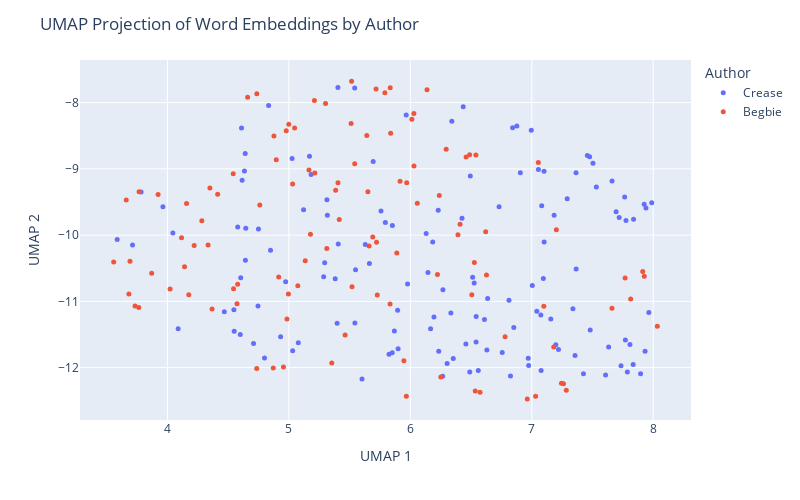

Notebook code cell kept with this figure:
### Code cell
# plot using plotly to further explore
import plotly.express as px
import textwrap

def wrap_text(text, width=60):
    return '<br>'.join(textwrap.wrap(text, width=width))

umap_df = pd.DataFrame(proj, columns=['UMAP 1', 'UMAP 2'])
umap_df['Author'] = labels
umap_df['Text'] = [snip for auth in judge_snippets for snip in judge_snippets[auth]]
umap_df['Text'] = umap_df['Text'].apply(lambda t: wrap_text(t, width=50))

fig = px.scatter(umap_df, x='UMAP 1', y='UMAP 2', 
                 color='Author', hover_data=['Text'], 
                 width=800, height=500 )
fig.update_traces(marker=dict(size=5))
fig.update_layout(title='UMAP Projection of Word Embeddings by Author')
fig.show()

### Figure 1 — Plotly figure (JSON) as saved in the notebook; plotly's stock layout.template omitted (floating-point values rounded to 4 significant figures; data arrays with more than 128 entries replaced by an {"elided": "..."} marker saying what was removed)
{"data": [{"customdata": {"elided": "137x1 str values"}, "hovertemplate": "Author=Crease<br>UMAP 1=%{x}<br>UMAP 2=%{y}<br>Text=%{customdata[0]}<extra></extra>", "legendgroup": "Crease", "marker": {"color": "#636efa", "size": 5, "symbol": "circle"}, "mode": "markers", "name": "Crease", "orientation": "v", "showlegend": true, "type": "scatter", "x": {"elided": "137 float values"}, "xaxis": "x", "y": {"elided": "137 float values"}, "yaxis": "y"}, {"customdata": [["(5) If it appears that a tax is not bona fide<br>within the purpose provided for, but is imposed<br>with the real purpose of discriminating against a<br>class, it is not within the justification of the<br>enabling statute, and, on the facts, the tax in<br>question was intended not for the purpose of<br>raising a revenue, but as a restriction on the<br>Chinese."], ["Indeed if no restriction whatever be placed on the<br>word \" other\" in that section; if the Provincial<br>Legislature can insist upon imposing licenses upon<br>everything and upon every act of life, and tax<br>each licensee at any moment they please, there<br>would be a very simple way of excluding every<br>Chinaman from the Province, by imposing a<br>universal tax, not limited to any nationality, of<br>one or two thousand dollars per annum for a<br>license to Judgment."], ["No Chinaman will shave the back of his head; no<br>true moujik will shave his chin."], ["I rather think that the auctioneers would<br>repudiate this alleged similarity of their<br>occupation to that of a Chinese washerman."], ["assing Chinamen, supposed to be the only persons<br>carrying on this industry."], ["If the object of the Provincial Statute be as<br>alleged, viz., Feb. 3.  to subject Chinamen to<br>exceptional disadvantages it is clearly<br>unconstitutional."], ["G. to the report of the recent Chinese Conmission,<br>p. 379, and by Mr. Justice CREASE in Wing Chong's<br>case, 1 B.C.R."], ["Justices FIELD, HOFFMAN, SAWYER and DEADY and<br>other Judges whom they cite, all confirm this,<br>that a State, or Provincial law imposing special<br>disabilities or unequal burdens on Chinamen is<br>unconstitutional and void."], ["Statutes were by their title and preamble<br>expressly aimed at Chinamen by name; that this<br>distinction also renders inapplicable all the<br>United States' cases cited; that this enactment is<br>quite general extending to all laundries without<br>exception and we must not look beyond the words of<br>the enactment to enquire what its object was; that<br>there is in fact one laundry in Victoria not<br>conducted by Chinamen on which the tax will fall<br>with equal force so that it is impossible to say<br>that Chinamen are hereby exclusively selected for<br>taxation; the circumstance that they are chiefly<br>affected being a mere coincidence; that the bylaw<br>only imposes $100.00 per annum, keeping far within<br>the limit of $150.00 permitted by the Statute;<br>that the tax clearly is calculated to procuring<br>additional Municipal revenue and that no other<br>object is hinted at."], ["I, for my part, cannot arrive at any other<br>conclusion than that it is specially directed<br>against Chinamen because they are Chinamen and for<br>no other Judgment."], ["The appellants' contention that the clause is<br>merely intended to hamper or expel Chinamen is<br>much strengthened by considering the amount of the<br>tax sanctioned, which is $150.00 per annum,<br>whereas the limit sanctioned by the Legislature in<br>the case of any retail shop, however extensive or<br>lucrative its business, is only $10.00 per annum."], ["The test is whether on the whole statute the<br>Legislature can fairly be held to have said : \"Let<br>us impose a tax in order to raise a revenue,<br>though perhaps it may fall on Chinamen,\" or \" let<br>us impose this tax in order to fall on Chinamen,<br>though perhaps it will raise no revenue.\""], ["When we find (1st) no other description of labour<br>taxed at all ; (2nd) this description of labour<br>practically quite abandoned to Chinamen alone ;<br>(3rd) this description of labour taxed at fifteen<br>times the rate permitted to be levied on any<br>retail shop ; (4th) that a preliminary Provincial<br>Act has declared Chinamen incapable of the<br>franchise which they formerly exercised."], ["I cannot doubt but that the tax is directed<br>against Chinamen, as such."], ["It is not competent to the Provincial Legislature,<br>or to a municipality, to deprive, generally,<br>particular nationalities or individuals of the<br>capacity to take out municipal trade licenses ; e.<br>g., a Chinaman has a right to apply for a<br>pawnbroker's license."], ["Application for a mandamus to the Corporation of<br>the City of Victoria to compel the renewal to the<br>prosecutors (Chinamen) of a pawnbroker's license."], ["It is alleged by the prosecution, and not denied,<br>that the Council have in fact ordered the<br>Collector to issue no pawnbroking license to any<br>Chinaman."], ["In the French colony of Cayenne, the Town Council<br>recently handicapped the superior capacities of<br>the Chinaman by imposing on merchants of that<br>empire an extra tax of $300 per annum, deeming it<br>also expedient to handicap English and German<br>traders by a surtax of $200 on them."], ["Chinamen in British Columbia appear to follow any<br>description of industry which may appear useful,<br>i.e., in which they can obtain employment or earn<br>their livelihood."], ["The menial businesses of washing and of splitting<br>and Chinese washer sawing stovewood are almost<br>entirely engrossed by Chinamen."], ["Every Chinaman in British Columbia has the air of<br>having worked, and of being ready to work, with<br>his hands, except a few who practice as medical<br>men and the leading commercial men."], ["Chinamen do not much trouble the hospitals."], ["I never heard of Chinamen becoming a burden on the<br>private charity of the whites."], ["I have an indistinct remembrance of having been<br>once asked to contribute to the cost of removing a<br>disabled Chinaman; I am not sure."], ["Industry, economy, sobriety, and law-abidingness<br>are exactly the four prominent qualities of<br>Chinamen as asserted both by their advocates and<br>their adversaries."], ["Lazy, drunken, extravagant, and turbulent: this<br>is, by the voices of their friends and foes,<br>exactly what a Chinaman is not."], ["If Chinamen would only be less industrious and<br>economical, if they would but occasionally get<br>drunk, they would no longer be the formidable<br>competitors with the white man which they prove to<br>be in the labor market; there would be no longer a<br>cry for their suppression."], ["But these qualities meet with no competition here;<br>and the Chinaman sees no person to take his place<br>were he to abdicate it."], ["I have heard an individual Chinaman stigmatized as<br>\"lazy ;\" but the fact was he conceived himself<br>insulted, and was sulking."], ["I cannot recall to memory that I ever saw or heard<br>of a Chinaman being drunk."], ["There is scarcely an epithet so removed from the<br>notion of a Chinaman as \"turbulent,\" though of<br>course they may be provoked to resist violence."], ["employment as domestics, their large brotherhoods,<br>necessarily impenetrably secret to the whites, and<br>the unguarded condition of our houses, the<br>pilfering by Chinamen servants is really quite<br>inconsiderable."], ["I believe that two of the white servants I have<br>had have pilfered more from me  than any twenty<br>Chinamen in Victoria ever stole from their<br>employers..  5."], ["I do not think that the feeling of the whites<br>against Chinamen has much changed; but I do not<br>recollect anything that can be called \"agitation \"<br>against them until Confederation."], ["This dislike, which otherwise might lie dormant or<br>inert, is certainly mutual; it is manifested in<br>China, we are- told, more extensively and<br>stringently than here, and without any impulse<br>there from direct competition for bread."], ["Europeans at Canton or Shanghai are not safe<br>beyond their allotted cantonments, any more than a<br>Chinaman would have been on Williams Creek twenty<br>years ago."], ["The Chinaman is in every respect the reverse of an<br>European, except that he is a man."], ["Accordingly, before the close of the First<br>Parliament after Confederation, Chinamen were<br>deprived of the right of franchise, which they had<br>previously enjoyed."], ["This was on the ostensible ground that all<br>Chinamen were actuated merely by direct money<br>considerations."], ["The same distinguished writer whom I have already<br>quoted on the Judenhetze, observes, in speaking of<br>the rival programmes in the existing presidential<br>campaign in the United States: \"The Irish vote or<br>the republican working man cannot be wooed<br>successfully without attacks on the bloated<br>capitalist, on English tyranny or treachery, or on<br>the unfortunate immigrants from China.” Mutato<br>nomine."], ["There are several matters alleged against<br>Chinamen: One is the extraordinarily small space<br>into which a cluster of them will retire for rest."], ["But I have seen in a good-sized house, where there<br>was plenty of cubic space, and where each person<br>might have had a separate bunk, five or six<br>Chinamen, not lodgers but owners, sleeping in a<br>heap as above described."], ["It is common to attribute to Chinamen generally,<br>that they are infested with disgusting diseases --<br>e. g., leprosy."], ["When an orator talks of Chinese lepers, it is<br>exactly the same unmeaning abuse as when a Canton<br>periodical holds out to popular indignation the<br>foreign \"red devils.\""], ["There is no leprosy or diabolism in the case;<br>though of course a Chinaman, like any other man,<br>may be a leper."], ["The orator merely wishes to impress his audience<br>with the belief that 'he strongly objects to<br>Chinamen."], ["A Chinaman was once pointed out to me who was<br>alleged to be a leper."], ["That was the only case of skin disease I remember<br>to have noticed or heard of among Chinamen."], ["These certainly were not contracted from Chinamen."], ["The Chinese, and I believe other Asiatic nations,<br>use opium extensively."], ["The enormous consumption which this implies does<br>not appear to prevent Chinamen from being the most<br>prolific race, the most indefatigable laborers,<br>and the keenest traders in the world."], ["If any Chinamen here abuse the drug by over-<br>indulgence, they must hide themselves, or at all<br>events they have entirely escaped my observation."], ["If their example persuades any white people to<br>similar over-indulgence, of which I am equally<br>ignorant, these must be a very degraded class-<br>weaker and more degraded than the Chinaman whose<br>expulsion is demanded."], ["Opium, as generally used here, is probably as<br>harmless as tobacco, which is also extensively<br>used in British Columbia by Chinamen."], ["All the evils arising from opium in British<br>Columbia in a year do not, probably, equal the<br>damage, trouble and expense occasioned to<br>individuals and to the state by whiskey in a<br>single month, or perhaps in some single night, As<br>already observed, I do not remember ever to have<br>seen a drunken Chinaman; and the argument against<br>Chinamen founded on opium appears to be analogous<br>to the comparison of the mote and the beam."], ["It is alleged that not only the aggregation of<br>Chinamen in their dwellings is a source of danger<br>to the public health, but that their habits are<br>filthy."], ["There are of course dirty Chinamen."], ["Any family in British Columbia will, at once,<br>without any enquiry as to his cleanliness, admit<br>the first Chinaman who offers as a cook-where a<br>cook is wanted; and really it may be said that no<br>washing is given out to people of any other<br>nation."], ["Whether the presence of Chinamen is any longer<br>desirable in British Colombia, is to a certain<br>extent a matter of opinion."], ["That Chinamen are very large till within a year,<br>mainly, employed in all the laborious parts of our<br>coal mines ; 2nd."], ["I do not see how people would get on here at all<br>without Chinamen."], ["If Chinamen were expelled, employers of labor<br>would probably have to leave the province; and<br>when they were gone, where would the employed be?"], ["There are supposed to be in California more than<br>120,000 Chinamen."], ["It is probable that in that state, as in British<br>Columbia, a good deal more than half the manual<br>labor is performed by Chinamen."], ["Within a radius of two miles there are at this<br>time no less than 500 Chinamen engaged in<br>gathering the hop crop."], ["For a field of twenty-five or thirty acres about<br>100 Chinamen are employed."], ["The Chinamen work by contract, and they rush from<br>morning till night, seeming never to tire."], ["As soon as a box is filled a loud yell informs the<br>foreman, who brings a sack, into which the box is<br>emptied, and the Chinamen are given a check."], ["Two Chinamen can pick from two to three boxes in a<br>day, and as they receive $1.50 per box it will be<br>seen that they are earning white men's wages."], ["Last year they only received $1.25, but help at<br>this time is scarce and the China bosses had only<br>to demand the raise and get it."], ["Now the only paying industries here are the<br>canneries and shoe factories, in both of which the<br>labor is almost exclusively Chinese."], ["Owing to a very great superiority in the mineral,<br>the coal mines have paid largely, notwithstanding<br>the rates of white miners wages, unequalled<br>elsewhere; but the coal mines have hitherto<br>largely employed Chinamen also."], ["After all that I have said about Chinamen, I can<br>lay no more claim to consistency than anybody else<br>in British Columbia."], ["I have always asserted their good qualities; but I<br>have never in twenty-six years had a Chinaman in<br>my house, an expensive whim that nobody else has<br>indulged in."], ["Still, I have had my opportunities of seeing and<br>hearing, for in all that time, I do not think I<br>ever knew a family that did not employ at least<br>one Chinaman."], ["The combination which it is intended to suggest<br>would be, I suppose, that the legislature should<br>forbid such arrivals of Chinamen, and that the<br>white population should \" boycott \" those<br>remaining here; or else that the legislature<br>should decree their expulsion."], ["The normal rates of wages are five shillings for<br>Chinamen, and in Victoria eight shillings for<br>white men."], ["I cannot believe that it has; on the contrary, as<br>the presence of Chinamen has enabled some small<br>capital to be accumulated, they must have<br>augmented the wages fund in the province: i. e.,<br>the loose capital seeking to increase itself by<br>the employment of reproductive labor."], ["I do not believe that any single European in the<br>province would employ a Chinaman about any<br>undertaking if he could procure an European,<br>irrespective of wages, unless, of course, the<br>European demanded wages which precluded all profit<br>on the undertaking."], ["Chinamen are employed not so much because their<br>normal money tariff is lower than the whites and<br>yet not much lower; many Chinamen get $30, and<br>some even $35 and $40, per month-as because they<br>are, as a rule, more sober, steady, docile and<br>industrious."], ["With very few exceptions, indeed, I never met a<br>Chinaman whom I could understand, beyond the<br>commonest wants, or by whom I could feel any<br>certainty that I was understood, even for an<br>ordinary message."], ["Yet I have often feared that I should be compelled<br>to fall into the universal practice and take<br>Chinese servants into my house-which I have never<br>yet done."], ["I have never personally observed any effect by the<br>Chinese upon the morals of the white people."], ["The latter have occasionally been induced by race-<br>prejudice to indulge in acts of violence ; but it<br>would be too much to say from thence that the<br>Chinaman had corrupted his cowardly assailants."], ["One Chinaman, last year, pleaded guilty to an<br>indictment for indecent assault on two girls of<br>ten or eleven and twelve or thirteen years."], ["However that is the only case I remember in which<br>it could be alleged that a Chinaman had had any<br>evil effect upon the morals of the whites, a<br>matter upon which they can have but very little<br>influence, either for good or evil."], ["Whites who have evil communications with Chinese<br>must themselves be lamentably depraved beforehand;<br>and so, I should be disposed to say, immoral<br>Chinese are not only not more injurious, but they<br>are quite innocuous to the morals of the whites,<br>in comparison with white people of similar or<br>allied habits."], ["I have seen unmistakable prostitutes in the<br>Chinese quarter of Victoria."], ["Drunken whites, I am sorry to say, are often to be<br>seen in Victoria, by night or by day; but I do not<br>remember ever to have seen a Chinaman under the<br>influence of liquor."], ["Debauched whites sometimes frequent, I believe,<br>Chinese brothels, as they do Indian brothels."], ["I don't think serious breaches of the peace are<br>proportionately more frequent in Chinese brothels<br>than in those kept by white women."], ["Indian brothels breed the most disturbances; and<br>they are close to the Chinese quarter."], ["I have omitted to state that Chinamen here are<br>generally divided into two tribes, or clans-there<br>may be more, but I have often had my attention<br>drawn to these two-viz ."], ["When a breach of the peace occurs among Chinamen,<br>the culprits are generally Canton versus Hong<br>Kong; and when these come into court, either in<br>criminal or civil cases, it is common to allow<br>each side to have an interpreter; as well to watch<br>that the evidence is truly interpreted as also to<br>explain it to their respective clients."], ["Owing partly to this, and partly also to their<br>unintelligibility to whites, and vice versa, it is<br>usual when twenty or thirty hands are engaged, e.<br>g., at a cannery, not to make the contract with<br>each workman separately, but with some one<br>Chinaman who has learned some English, leaving him<br>to sub-contract with the men; and he being the<br>sole medium of communication between them and the<br>owner of the cannery, this arrangement, though<br>unavoidable, necessarily leaves the men a good<br>deal at the mercy of this foreman."], ["Sometimes this takes place on a much larger scale,<br>and a Chinese merchant here will contract for a<br>whole cargo of Chinamen, fresh from China, whom he<br>engages to provide with employment, and then<br>drafts them out to different employers here, for<br>roads, canneries, etc."], ["A miner who feels no shame in purchasing the<br>possession of a female for a single night for $20,<br>is scandalized when a Chinaman pays $500 for the<br>possession of a female for six months, or until<br>they disagree."], ["No disgust is felt by Europeans when parents make<br>it a sine qua non on consenting to their<br>daughters' marriage that the husband shall settle<br>ten or twenty thousand dollars upon her; but it is<br>infamous if a Chinaman purchases the consent of<br>parents or guardians for one thousand dollars."], ["The woman is a slave sold into prostitution, but<br>the Chinese themselves look upon it in a different<br>light."], ["There was a case not long ago in court, before<br>myself, on habeas corpus: A Chinese girl was<br>contracted to marry a man who had offered the<br>guardians five hundred dollars."], ["I apprehend much of what is said about Chinese<br>slavery and prostitution proceeds from imperfect<br>consideration of the difference between Christian<br>and non-Christian marriage; but I only guess this,<br>I know scarcely anything about it."], ["Another ground on which I have heard it asserted<br>that slavery is general among Chinamen here, is<br>rather, I suspect, a proof of their freedom, or<br>would be so accepted among whites."], ["I have no doubt but that compulsion is put on all<br>Chinamen, so that it is very difficult for them to<br>obtain work, if they remain outside this<br>organization."], ["It is yet further urged against the Chinese, as<br>showing their unfitness to dwell in the land, that<br>they show no respect to our laws, nor to our<br>appointed courts, but refer their differences to<br>private tribunals of their own, whose behests are<br>carried out, irrespective of their conformity with<br>our laws and are never disputed in our courts."], ["The Chinese, like most other nations with any<br>pretence to civilization, have some methods for<br>referring private disputes to arbitrators chosen<br>by the parties themselves."], ["That the awards of Chinese arbitrators are always<br>accepted without demur (if the fact be as alleged)<br>would surely be a strong evidence of the equity of<br>the award, and the good sense of the parties in<br>difference; for it is utterly untrue that Chinamen<br>ignore our courts, or treat them with any want of<br>respect."], ["Any questions as to their labor associations,<br>their clans, their marriage laws, their<br>immigration contracts, would, I fear, be in<br>general met with suspicion and answered with<br>reluctance."], ["the nature and results of trades-unions at home,<br>after every enquiry possible; how much more<br>difficult would it be to arrive at facts here,<br>where they must necessarily be shrouded behind the<br>impenetrable and irresponsible screen of a Chinese<br>interpreter?"]], "hovertemplate": "Author=Begbie<br>UMAP 1=%{x}<br>UMAP 2=%{y}<br>Text=%{customdata[0]}<extra></extra>", "legendgroup": "Begbie", "marker": {"color": "#EF553B", "size": 5, "symbol": "circle"}, "mode": "markers", "name": "Begbie", "orientation": "v", "showlegend": true, "type": "scatter", "x": [6.574, 6.535, 5.542, 5.165, 4.35, 7.284, 8.034, 7.261, 7.181, 7.032, 7.245, 4.22, 7.66, 6.963, 7.926, 7.914, 7.769, 7.814, 6.41, 4.578, 6.627, 3.661, 4.896, 4.999, 5.889, 5.651, 4.141, 5.833, 4.877, 5.835, 5.691, 4.916, 5.047, 4.414, 5.728, 5.385, 5.97, 5.967, 5.031, 7.203, 5.074, 4.996, 6.058, 5.178, 6.03, 5.661, 4.978, 6.138, 3.923, 6.54, 5.312, 7.099, 5.415, 7.054, 5.838, 6.223, 3.766, 5.353, 6.392, 4.022, 4.157, 5.463, 3.764, 4.573, 3.733, 3.683, 4.176, 4.735, 3.692, 4.116, 4.545, 4.368, 4.542, 5.512, 5.517, 5.947, 3.557, 4.984, 4.335, 3.87, 5.79, 4.761, 6.029, 5.404, 5.302, 6.013, 5.722, 6.489, 5.718, 6.295, 5.213, 6.459, 6.621, 5.52, 4.956, 4.872, 4.66, 4.736, 5.915, 5.21, 5.642, 6.239, 4.283, 6.251, 6.527, 6.78, 6.506, 5.135], "xaxis": "x", "y": [-12.37, -12.35, -8.922, -9.018, -9.289, -12.34, -11.37, -12.24, -11.69, -12.43, -12.24, -10.16, -11.11, -12.47, -10.62, -10.55, -10.65, -10.97, -9.836, -10.74, -10.6, -9.47, -8.862, -8.328, -10.27, -9.344, -10.48, -11.04, -8.502, -7.776, -10.03, -10.63, -8.383, -9.385, -10.9, -9.323, -9.21, -12.43, -9.227, -9.918, -10.77, -10.89, -9.518, -9.986, -8.956, -10.16, -8.424, -7.807, -9.388, -8.792, -10.2, -11.08, -9.764, -8.903, -8.461, -10.6, -9.346, -11.93, -9.996, -10.81, -9.524, -11.51, -11.09, -11.04, -11.07, -10.89, -10.9, -12.01, -10.4, -10.04, -10.81, -11.12, -9.075, -8.314, -7.675, -11.9, -10.41, -11.27, -10.15, -10.58, -7.853, -9.544, -8.163, -9.209, -8.012, -8.251, -10.11, -8.788, -7.796, -8.704, -9.064, -8.822, -9.948, -10.78, -11.99, -12.0, -7.918, -7.865, -9.186, -7.967, -8.497, -9.401, -9.784, -12.14, -10.42, -11.53, -10.9, -10.39], "yaxis": "y"}], "layout": {"height": 500, "legend": {"title": {"text": "Author"}, "tracegroupgap": 0}, "margin": {"t": 60}, "title": {"text": "UMAP Projection of Word Embeddings by Author"}, "width": 800, "xaxis": {"anchor": "y", "domain": [0, 1], "title": {"text": "UMAP 1"}}, "yaxis": {"anchor": "x", "domain": [0, 1], "title": {"text": "UMAP 2"}}}}
